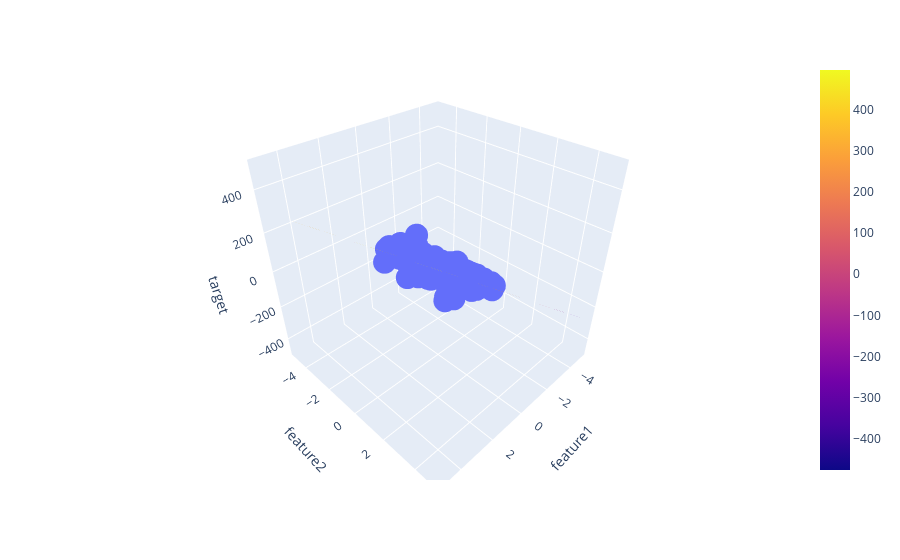

This figure's notebook cell:
### Code cell
fig1 = px.scatter_3d(df, x='feature1', y='feature2', z = 'target')
fig1.add_trace(go.Surface(x=x,y=y,z=z))
fig1.show()
